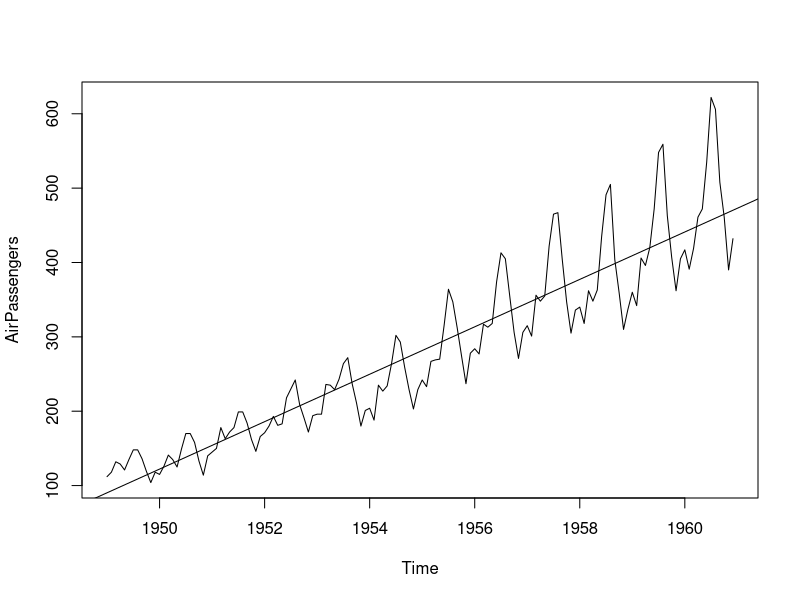
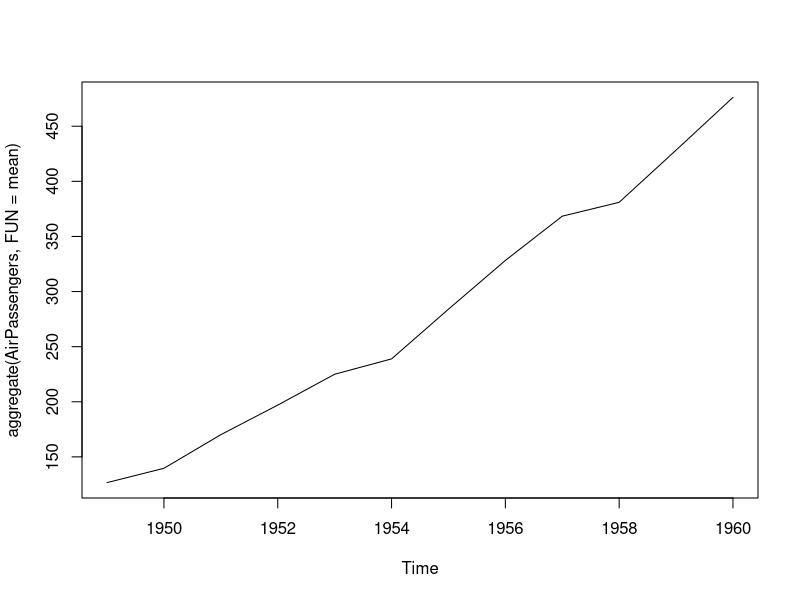
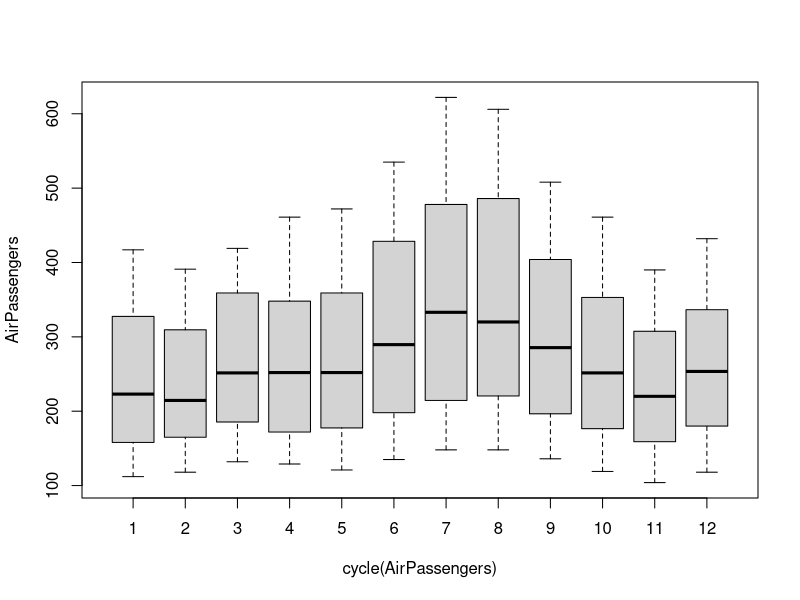
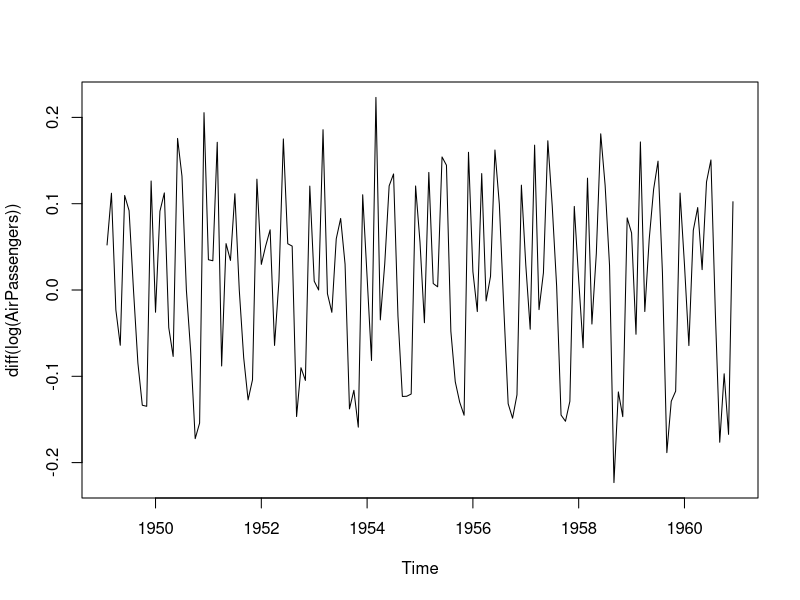
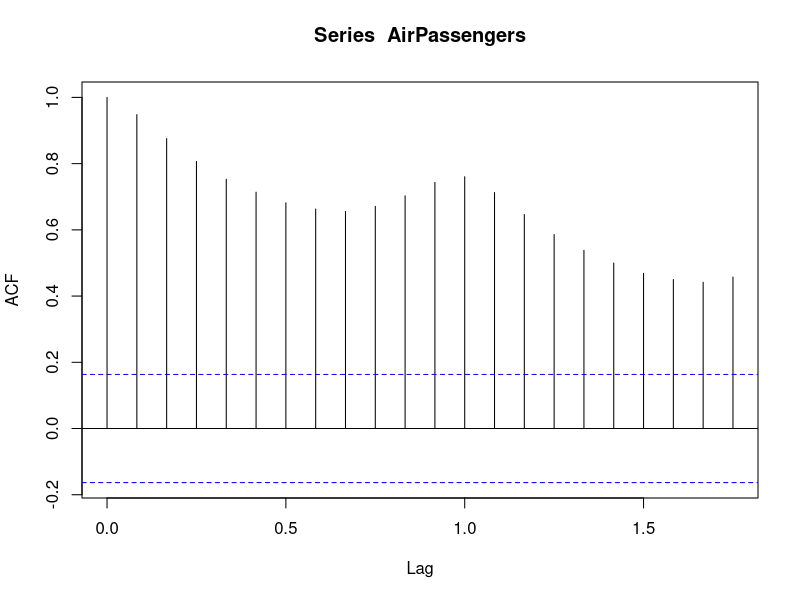
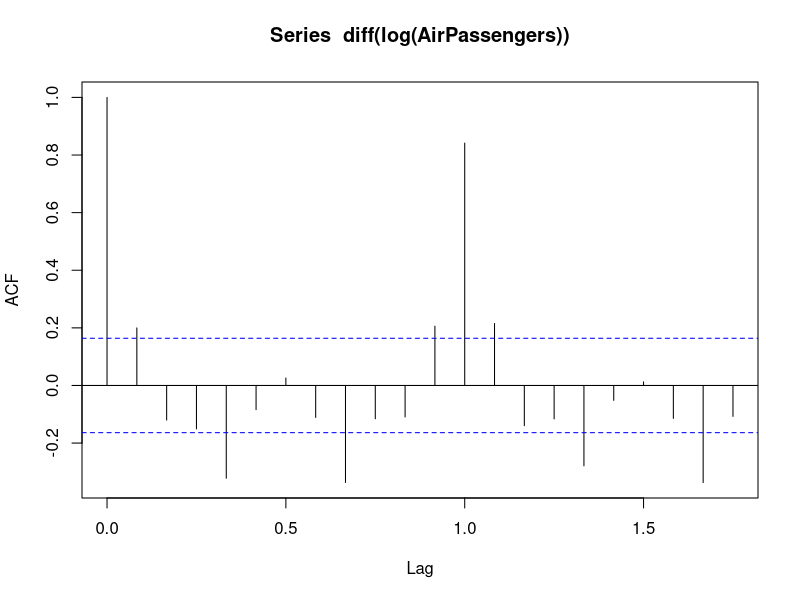
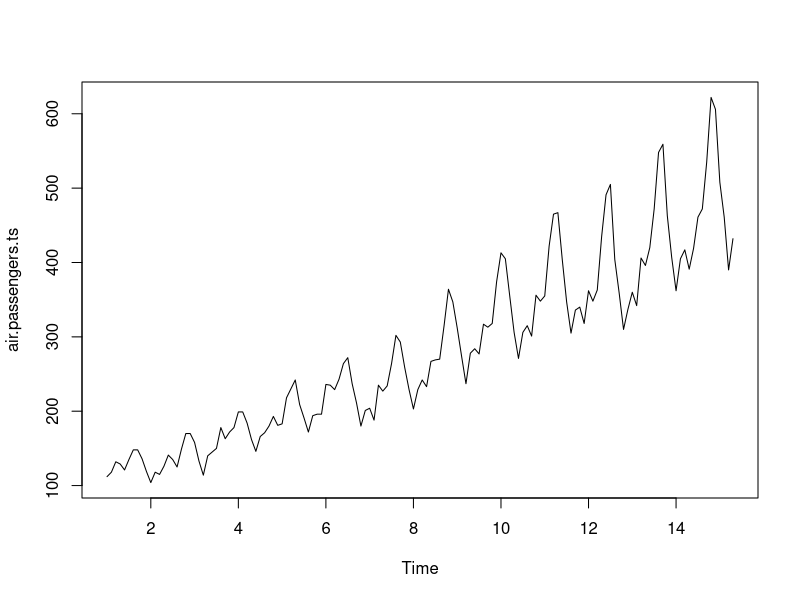
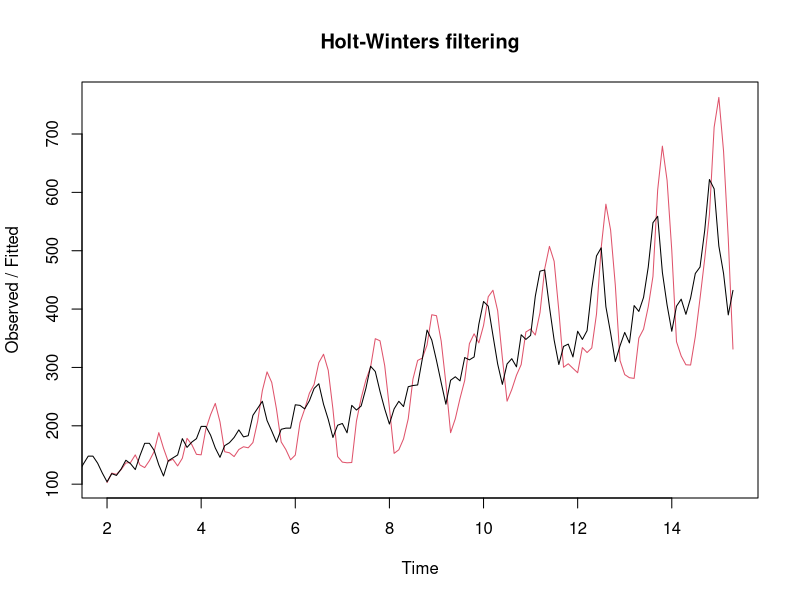

Reproduce these figures in R, in order.
## ---- chunk 1

#Assignement Explaination as follows:

#This assignement dives in assessment of monthly time series data for Airline Passenger. This is a monthly data for passengers which fits the requirement of time series analysis. This assessment will give you insight for trend and seasonality using ACF and Boxplot. Data has been smoothened using Holtwinter method. The model created would help forcasting data points.

#It shows data series in a time series format
data("AirPassengers")
class(AirPassengers)

#Start of the time series
start(AirPassengers)

#end of the time series
end(AirPassengers)

#Cycle of 12 months in a year
frequency(AirPassengers)

#the number of passengers are distributed across the spectrum
summary(AirPassengers)

#plot for time series
plot(AirPassengers)

#this will fit in a line
abline(reg=lm(AirPassengers~time(AirPassengers)))

#this will print cycle across years
cycle(AirPassengers)

#this will aggregate the cycles and display a year on year trend
plot(aggregate(AirPassengers, FUN = mean))

#Box plot will give us sense of seasonal effect. In the month of August, there were highest number of passenger
boxplot(AirPassengers~cycle(AirPassengers))

#We need to make the series stationary in order to do time series analysis. Log function will help us do that.
plot(diff(log(AirPassengers)))

library(tseries)

#We perform the ADF test of the logarithmically, difference time series and see if the data is now stationary.
adf.test(diff(log(AirPassengers)))

#Following is the ACF plot for the data. This may also be be used to find factors for ARMA model
acf(AirPassengers)
acf(diff(log(AirPassengers)))

#Holt-Winters forecasting is a way to model and predict the behavior of a sequence of values over time—a time series.

air.passengers.ts <- ts(AirPassengers, start=1, frequency=10)

air.passengers.hw1 <- HoltWinters(air.passengers.ts, alpha = 0.5,beta = 0.5, gamma = 0.55)

air.passenger.p <- predict(air.passengers.hw1, n.head=10)

plot(air.passengers.ts)

plot(air.passengers.hw1)

ts.plot(air.passengers.ts, air.passenger.p)

         
         




